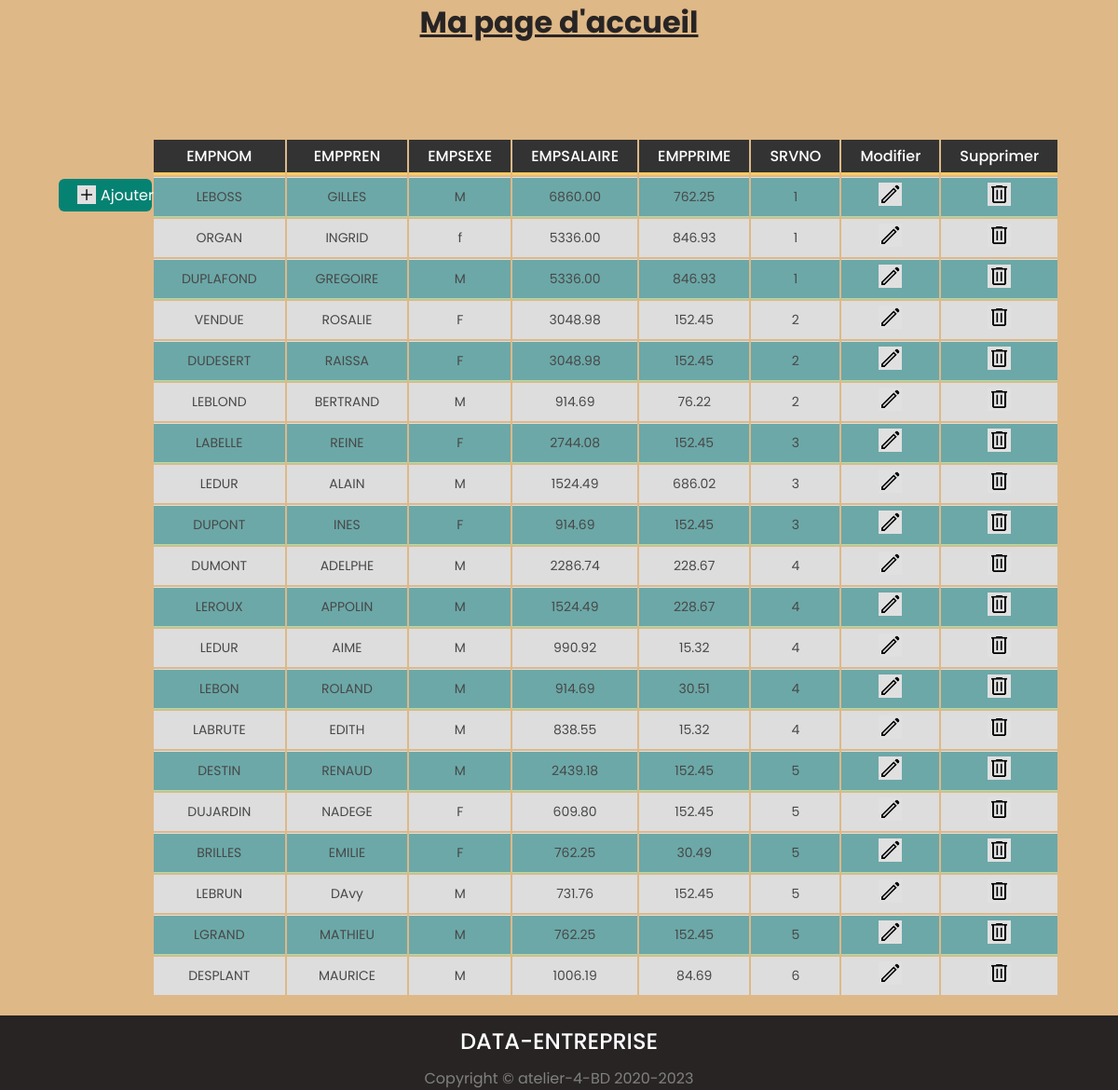
The page / on the database its author committed.
### tables this page shows
CREATE TABLE EMPLOYES (
EMPNO SMALLINT  NOT NULL AUTO_INCREMENT,
EMPNOM VARCHAR(30),
EMPPREN VARCHAR(30),
EMPSEXE CHAR(1)  CHECK(EMPSEXE IN ('M','F')),
EMPSALAIRE DEC(8, 2),
EMPPRIME DEC(6, 2)  DEFAULT 0  CHECK(EMPPRIME < EMPSALAIRE/2),
SRVNO SMALLINT  NOT NULL,
PRIMARY KEY (EMPNO),
FOREIGN KEY (SRVNO) REFERENCES SERVICES (SRVNO));

### index.php (the view, shortened to what this page needs)
<!DOCTYPE html>
<html lang="en">
<head>
  <link rel="stylesheet" href="/style.css">
</head>
<body>
  <?php
  include("header.php");
  include("footer.php");
  ?>
<div class="titre">
    <h1>Ma page d'accueil</h1>
    </div>
    <div class="container">
      <table>
          <tr id="items">
              <th>EMPNOM</th>
              <th>EMPPREN</th>
              <th>EMPSEXE</th>
              <th>EMPSALAIRE</th>
              <th>EMPPRIME</th>
              <th>SRVNO</th>
              <th>Modifier</th>
              <th>Supprimer</th>
          </tr>
          <a href="ajouter.php" class="Btn_add"><img src="/images/img.png" alt="">Ajouter</a>
      <?php
      include_once "connexion.php";
      ?>
          <?php
          $response = $bdd->query('SELECT * FROM employes');
          while ($donnees = $response->fetch()) { ?>
              <tr>
                  <td><?= $donnees['EMPNOM'] ?></td>
                  <td><?= $donnees['EMPPREN'] ?></td>
                  <td><?= $donnees['EMPSEXE'] ?></td>
                  <td><?= $donnees['EMPSALAIRE'] ?></td>
                  <td><?= $donnees['EMPPRIME'] ?></td>
                  <td><?= $donnees['SRVNO'] ?></td>
           <td><a href="modifier.php?EMPNO=<?=$donnees['EMPNO']?> "><img src="/images/pen.png" alt=""></a></td>
           <td><a href="supprimer.php?EMPNO=<?=$donnees['EMPNO']?> "><img src="/images/trash.png" alt=""></a></td>
          <?php
          }
          ?>
      </table>
    </div>
  </body>
</html>

### header.php (shortened to what this page needs)
<!DOCTYPE html>
<html lang="en">
<head>
  <link rel="stylesheet" href="/style.css">
  <link rel="stylesheet" href="/style.css">
</head>
<body>

### footer.php (shortened to what this page needs)
<!DOCTYPE html>
<html lang="en">
<head>
    <link rel="stylesheet" href="/style.css">
</head>
<body>
<footer>
        <h2>Data-Entreprise</h2>
       <p>Copyright © atelier-4-BD 2020-2023</p>
    </footer>
</body>
</html>

### style.css (style rules this page uses)
* { margin: 0; padding: 0; box-sizing: border-box; font-family: 'Poppins', sans-serif; }
body { background-color: burlywood; }
h1 { text-align: center; text-decoration: underline; color: #282424; }
table { display: flex; justify-content:center; }
tr { background-color: #dddddd; text-align: center; padding: 10px; }
th { background-color: #333333; color: #ffffff; font-size: 18px; padding: 10px; }
.container { display: flex; justify-content: center; align-items: center; margin: 100px; }
.Btn_add { width:fit-content; width: 10%; margin-bottom: 800px; background-color: rgb(6, 130, 115); padding: 5px 20px; color: #fff; display: flex; align-items: center; text-align: 0; border-radius: 6px; text-decoration: none; }
.Btn_add img { margin-right: 5px; height: 20px; color: #fff; }
table { border-color: collapse; color: #484848; }
th { font-size: 16px; border-bottom: 3px solid #ffcb61; padding: 5px 20px; font-weight: 500; }
td { font-weight: 400; padding: 5px 30px ; font-size: 14px; text-align: center; }
img { height: 25px; background-color: #e0e0e0; }
tr:nth-child(2n) { background-color: #6ca8a8; }
tr:nth-child(2n) td { border-bottom: 1px solid #97e7b1; border-top: 1px solid #e0e0e0 }
footer { width: fit-content; width: 100%; text-align: center; padding: 0; background: #282424; color: #808080; position: fixed; bottom: 0; }
footer h2 { color: white; }
h2 { margin: 10px 0; font-weight: 500; text-transform: uppercase; }

### rows shown on the page
employes: EMPNOM "LEBOSS", EMPPREN "GILLES", EMPSEXE "M", EMPSALAIRE "6860.00", EMPPRIME "762.25", SRVNO "1"
employes: EMPNOM "ORGAN", EMPPREN "INGRID", EMPSEXE "f", EMPSALAIRE "5336.00", EMPPRIME "846.93", SRVNO "1"
employes: EMPNOM "DUPLAFOND", EMPPREN "GREGOIRE", EMPSEXE "M", EMPSALAIRE "5336.00", EMPPRIME "846.93", SRVNO "1"
employes: EMPNOM "VENDUE", EMPPREN "ROSALIE", EMPSEXE "F", EMPSALAIRE "3048.98", EMPPRIME "152.45", SRVNO "2"
employes: EMPNOM "DUDESERT", EMPPREN "RAISSA", EMPSEXE "F", EMPSALAIRE "3048.98", EMPPRIME "152.45", SRVNO "2"
employes: EMPNOM "LEBLOND", EMPPREN "BERTRAND", EMPSEXE "M", EMPSALAIRE "914.69", EMPPRIME "76.22", SRVNO "2"
employes: EMPNOM "LABELLE", EMPPREN "REINE", EMPSEXE "F", EMPSALAIRE "2744.08", EMPPRIME "152.45", SRVNO "3"
employes: EMPNOM "LEDUR", EMPPREN "ALAIN", EMPSEXE "M", EMPSALAIRE "1524.49", EMPPRIME "686.02", SRVNO "3"
employes: EMPNOM "DUPONT", EMPPREN "INES", EMPSEXE "F", EMPSALAIRE "914.69", EMPPRIME "152.45", SRVNO "3"
employes: EMPNOM "DUMONT", EMPPREN "ADELPHE", EMPSEXE "M", EMPSALAIRE "2286.74", EMPPRIME "228.67", SRVNO "4"
employes: EMPNOM "LEROUX", EMPPREN "APPOLIN", EMPSEXE "M", EMPSALAIRE "1524.49", EMPPRIME "228.67", SRVNO "4"
employes: EMPNOM "LEDUR", EMPPREN "AIME", EMPSEXE "M", EMPSALAIRE "990.92", EMPPRIME "15.32", SRVNO "4"
employes: EMPNOM "LEBON", EMPPREN "ROLAND", EMPSEXE "M", EMPSALAIRE "914.69", EMPPRIME "30.51", SRVNO "4"
employes: EMPNOM "LABRUTE", EMPPREN "EDITH", EMPSEXE "M", EMPSALAIRE "838.55", EMPPRIME "15.32", SRVNO "4"
employes: EMPNOM "DESTIN", EMPPREN "RENAUD", EMPSEXE "M", EMPSALAIRE "2439.18", EMPPRIME "152.45", SRVNO "5"
employes: EMPNOM "DUJARDIN", EMPPREN "NADEGE", EMPSEXE "F", EMPSALAIRE "609.80", EMPPRIME "152.45", SRVNO "5"
employes: EMPNOM "BRILLES", EMPPREN "EMILIE", EMPSEXE "F", EMPSALAIRE "762.25", EMPPRIME "30.49", SRVNO "5"
employes: EMPNOM "LEBRUN", EMPPREN "DAvy", EMPSEXE "M", EMPSALAIRE "731.76", EMPPRIME "152.45", SRVNO "5"
employes: EMPNOM "LGRAND", EMPPREN "MATHIEU", EMPSEXE "M", EMPSALAIRE "762.25", EMPPRIME "152.45", SRVNO "5"
employes: EMPNOM "DESPLANT", EMPPREN "MAURICE", EMPSEXE "M", EMPSALAIRE "1006.19", EMPPRIME "84.69", SRVNO "6"
